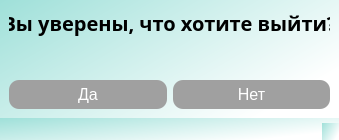
<?xml version="1.0" encoding="UTF-8"?>
<ui version="4.0">
 <class>MainWindow</class>
 <widget class="QMainWindow" name="MainWindow">
  <property name="geometry">
   <rect>
    <x>0</x>
    <y>0</y>
    <width>339</width>
    <height>140</height>
   </rect>
  </property>
  <property name="windowTitle">
   <string>MainWindow</string>
  </property>
  <property name="styleSheet">
   <string notr="true">QWidget {
    background: qlineargradient(spread:pad, x1:0, y1:0, x2:1, y2:0.590909, stop:0 rgba(159, 224, 217, 255), stop:1 rgba(255, 255, 255, 255));
}
</string>
  </property>
  <widget class="QWidget" name="centralwidget">
   <layout class="QGridLayout" name="gridLayout">
    <item row="0" column="0" colspan="2">
     <widget class="QLabel" name="sure">
      <property name="minimumSize">
       <size>
        <width>321</width>
        <height>41</height>
       </size>
      </property>
      <property name="font">
       <font>
        <family>Mustica Pro</family>
        <pointsize>-1</pointsize>
        <bold>true</bold>
       </font>
      </property>
      <property name="styleSheet">
       <string notr="true">QLabel {
    font-family: &quot;Mustica Pro&quot;;
    font-size: 20px;
    font-weight: regular; 
	background: none;
}</string>
      </property>
      <property name="text">
       <string>Вы уверены, что хотите выйти?</string>
      </property>
      <property name="alignment">
       <set>Qt::AlignmentFlag::AlignHCenter|Qt::AlignmentFlag::AlignTop</set>
      </property>
     </widget>
    </item>
    <item row="1" column="0">
     <widget class="QPushButton" name="yes_Button">
      <property name="cursor">
       <cursorShape>PointingHandCursor</cursorShape>
      </property>
      <property name="styleSheet">
       <string notr="true">QPushButton {
    font-family: &quot;Manrope&quot;;
    font-size: 16px;
    font-weight: regular;
	background: none;
}
QPushButton {
    background-color: #A0A0A0;  /* Зелёный фон */
    color: white;               /* Белый текст */
    font-size: 16px;            /* Размер шрифта */
    border-radius: 10px;        /* Закруглённые углы */
    padding: 5px 10px;
}

QPushButton:hover {
    background-color: #808080;  /* Тёмно-серый при наведении */
}

QPushButton:pressed {
    background-color: #404040;  /* Ещё темнее при нажатии */
}
</string>
      </property>
      <property name="text">
       <string>Да</string>
      </property>
     </widget>
    </item>
    <item row="1" column="1">
     <widget class="QPushButton" name="no_Button">
      <property name="cursor">
       <cursorShape>PointingHandCursor</cursorShape>
      </property>
      <property name="styleSheet">
       <string notr="true">QPushButton {
    font-family: &quot;Manrope&quot;;
    font-size: 16px;
    font-weight: regular;
	background: none;
}
QPushButton {
    background-color: #A0A0A0;  /* Зелёный фон */
    color: white;               /* Белый текст */
    font-size: 16px;            /* Размер шрифта */
    border-radius: 10px;        /* Закруглённые углы */
    padding: 5px 10px;
}

QPushButton:hover {
    background-color: #808080;  /* Тёмно-серый при наведении */
}

QPushButton:pressed {
    background-color: #404040;  /* Ещё темнее при нажатии */
}
</string>
      </property>
      <property name="text">
       <string>Нет</string>
      </property>
     </widget>
    </item>
   </layout>
  </widget>
  <widget class="QMenuBar" name="menubar">
   <property name="geometry">
    <rect>
     <x>0</x>
     <y>0</y>
     <width>339</width>
     <height>22</height>
    </rect>
   </property>
  </widget>
  <widget class="QStatusBar" name="statusbar"/>
 </widget>
 <resources/>
 <connections/>
</ui>
